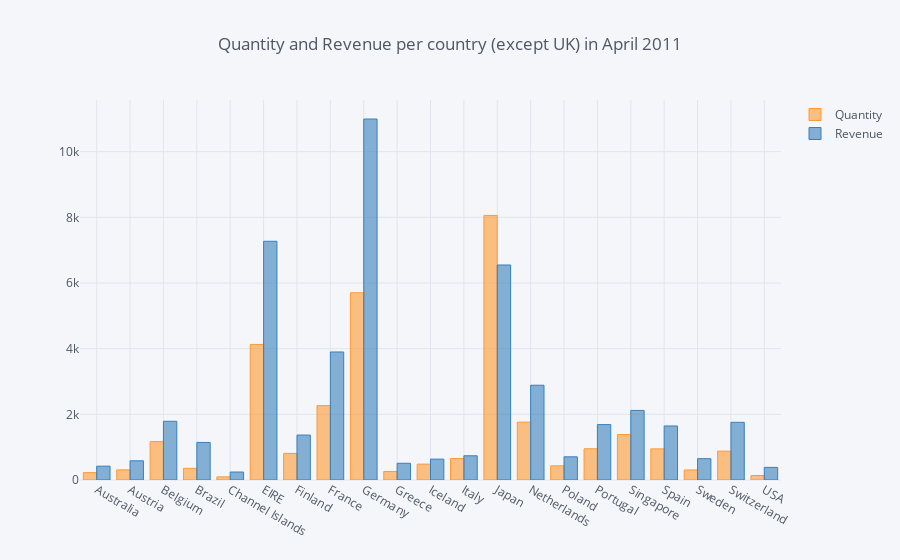

The notebook cell this image was saved under:
### Markdown cell above
## 1. Create an interactive bar chart showing total quantity and revenue by country (excluding United Kingdom) for the month of April 2011.

### Code cell
a = data.loc[(data['Country']!='United Kingdom') & (data['InvoiceDate']>'2011-04-01 00:00:00') & (data['InvoiceDate']<'2011-04-30 23:59:59')]
b = a[['Quantity', 'Revenue']].groupby(data['Country']).sum()

b.iplot(kind='bar', title='Quantity and Revenue per country (except UK) in April 2011')

### Figure 1 — Plotly figure (JSON) as saved in the notebook; plotly's stock layout.template omitted (floating-point values rounded to 4 significant figures)
{"data": [{"marker": {"color": "rgba(255, 153, 51, 0.6)", "line": {"color": "rgba(255, 153, 51, 1.0)", "width": 1}}, "name": "Quantity", "orientation": "v", "text": "", "type": "bar", "uid": "b9f39ea7-f757-42a5-86d9-3bbea97e023d", "x": ["Australia", "Austria", "Belgium", "Brazil", "Channel Islands", "EIRE", "Finland", "France", "Germany", "Greece", "Iceland", "Italy", "Japan", "Netherlands", "Poland", "Portugal", "Singapore", "Spain", "Sweden", "Switzerland", "USA"], "y": [224, 308, 1170, 356, 96, 4129, 810, 2265, 5702, 260, 483, 653, 8058, 1762, 432, 951, 1384, 948, 306, 878, 137]}, {"marker": {"color": "rgba(55, 128, 191, 0.6)", "line": {"color": "rgba(55, 128, 191, 1.0)", "width": 1}}, "name": "Revenue", "orientation": "v", "text": "", "type": "bar", "uid": "96a473bb-067e-474c-8564-40d7a46c41e0", "x": ["Australia", "Austria", "Belgium", "Brazil", "Channel Islands", "EIRE", "Finland", "France", "Germany", "Greece", "Iceland", "Italy", "Japan", "Netherlands", "Poland", "Portugal", "Singapore", "Spain", "Sweden", "Switzerland", "USA"], "y": [421.6, 584.8, 1788.0, 1144.0, 243.0, 7270.0, 1369.0, 3899.0, 10990.0, 509.7, 636.2, 737.8, 6549.0, 2887.0, 705.8, 1688.0, 2119.0, 1646.0, 649.1, 1757.0, 383.9]}], "layout": {"legend": {"bgcolor": "#F5F6F9", "font": {"color": "#4D5663"}}, "paper_bgcolor": "#F5F6F9", "plot_bgcolor": "#F5F6F9", "title": {"font": {"color": "#4D5663"}, "text": "Quantity and Revenue per country (except UK) in April 2011"}, "xaxis": {"gridcolor": "#E1E5ED", "showgrid": true, "tickfont": {"color": "#4D5663"}, "title": {"font": {"color": "#4D5663"}, "text": ""}, "zerolinecolor": "#E1E5ED"}, "yaxis": {"gridcolor": "#E1E5ED", "showgrid": true, "tickfont": {"color": "#4D5663"}, "title": {"font": {"color": "#4D5663"}, "text": ""}, "zerolinecolor": "#E1E5ED"}}}
